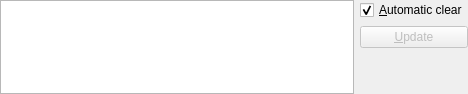
<ui version="4.0" >
 <class>ProgressViewUi</class>
 <widget class="QWidget" name="ProgressViewUi" >
  <property name="geometry" >
   <rect>
    <x>0</x>
    <y>0</y>
    <width>468</width>
    <height>94</height>
   </rect>
  </property>
  <property name="windowTitle" >
   <string/>
  </property>
  <layout class="QGridLayout" >
   <property name="margin" >
    <number>0</number>
   </property>
   <property name="spacing" >
    <number>6</number>
   </property>
   <item row="0" column="1" >
    <layout class="QVBoxLayout" >
     <property name="spacing" >
      <number>6</number>
     </property>
     <property name="margin" >
      <number>0</number>
     </property>
     <item>
      <widget class="QCheckBox" name="autoClearCB" >
       <property name="toolTip" >
        <string>Automatic cleanup of the window before LaTeX compilation proceeds</string>
       </property>
       <property name="text" >
        <string>&amp;Automatic clear</string>
       </property>
       <property name="checked" >
        <bool>true</bool>
       </property>
      </widget>
     </item>
     <item>
      <widget class="QPushButton" name="updatePB" >
       <property name="enabled" >
        <bool>false</bool>
       </property>
       <property name="text" >
        <string>&amp;Update</string>
       </property>
      </widget>
     </item>
     <item>
      <spacer>
       <property name="orientation" >
        <enum>Qt::Vertical</enum>
       </property>
       <property name="sizeHint" stdset="0" >
        <size>
         <width>20</width>
         <height>1</height>
        </size>
       </property>
      </spacer>
     </item>
    </layout>
   </item>
   <item row="0" column="0" >
    <widget class="QTextEdit" name="outTE" >
     <property name="sizePolicy" >
      <sizepolicy vsizetype="Ignored" hsizetype="Expanding" >
       <horstretch>0</horstretch>
       <verstretch>0</verstretch>
      </sizepolicy>
     </property>
     <property name="readOnly" >
      <bool>true</bool>
     </property>
    </widget>
   </item>
  </layout>
 </widget>
 <tabstops>
  <tabstop>autoClearCB</tabstop>
  <tabstop>updatePB</tabstop>
 </tabstops>
 <includes>
  <include location="local" >qt_i18n.h</include>
 </includes>
 <resources/>
 <connections/>
</ui>
